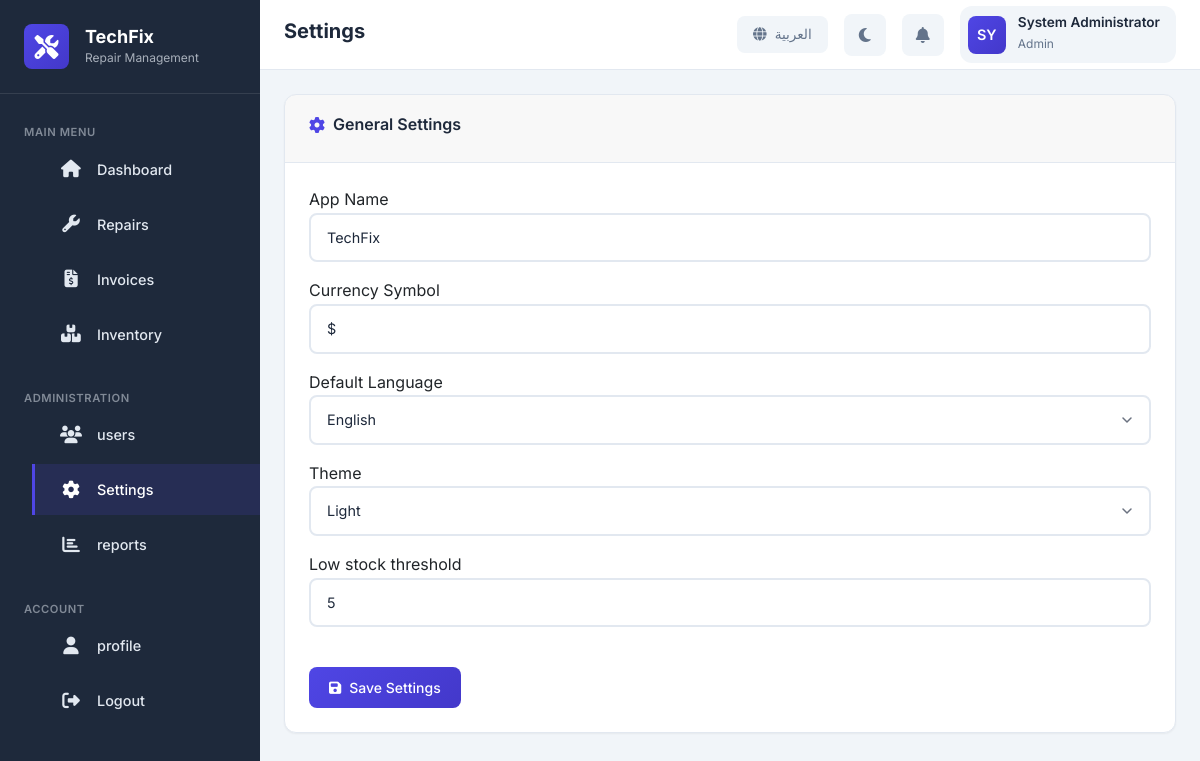
The page /settings.php (signed in) on the database its author committed.
### tables this page shows
CREATE TABLE IF NOT EXISTS users (
    id INT AUTO_INCREMENT PRIMARY KEY,
    username VARCHAR(50) NOT NULL UNIQUE,
    email VARCHAR(100) NOT NULL UNIQUE,
    password VARCHAR(255) NOT NULL,
    full_name VARCHAR(100) NOT NULL,
    role ENUM('admin', 'user') DEFAULT 'user',
    avatar VARCHAR(255) DEFAULT NULL,
    language VARCHAR(5) DEFAULT 'en',
    theme VARCHAR(10) DEFAULT 'light',
    is_active TINYINT(1) DEFAULT 1,
    last_login DATETIME DEFAULT NULL,
    created_at TIMESTAMP DEFAULT CURRENT_TIMESTAMP,
    updated_at TIMESTAMP DEFAULT CURRENT_TIMESTAMP ON UPDATE CURRENT_TIMESTAMP,
    INDEX idx_email (email),
    INDEX idx_username (username),
    INDEX idx_role (role)
);

CREATE TABLE IF NOT EXISTS settings (
    id INT AUTO_INCREMENT PRIMARY KEY,
    setting_key VARCHAR(100) NOT NULL UNIQUE,
    setting_value TEXT,
    setting_type VARCHAR(50) DEFAULT 'text',
    category VARCHAR(50) DEFAULT 'general',
    created_at TIMESTAMP DEFAULT CURRENT_TIMESTAMP,
    updated_at TIMESTAMP DEFAULT CURRENT_TIMESTAMP ON UPDATE CURRENT_TIMESTAMP,
    INDEX idx_setting_key (setting_key),
    INDEX idx_category (category)
);

### includes/functions.php (called while the page is built, shortened)
<?php
require_once __DIR__ . '/../config/database.php';
$__translations = [];
function loadTranslations($lang = 'en') {
    $langFile = __DIR__ . '/../languages/' . $lang . '.php';
    if (file_exists($langFile)) {
        $__translations = include $langFile;
    } else {
        $__translations = include __DIR__ . '/../languages/en.php';
    }
}
function t($key, $replacements = []) {
    global $__translations;
    $text = $__translations[$key] ?? $key;
    return $text;
}
function sanitize($input) {
    return htmlspecialchars(trim($input), ENT_QUOTES, 'UTF-8');
}
function isLoggedIn() {
    return isset($_SESSION['user_id']) && !empty($_SESSION['user_id']);
}
function isAdmin() {
    return isLoggedIn() && isset($_SESSION['role']) && $_SESSION['role'] === 'admin';
}
function getCurrentUser() {
    $userId = $_SESSION['user_id'];
    return db()->fetchOne("SELECT * FROM users WHERE id = ?", [$userId]);
}
function getSetting($key, $default = null) {
    $result = db()->fetchOne("SELECT setting_value FROM settings WHERE setting_key = ?", [$key]);
    return $result ? $result['setting_value'] : $default;
}

### config/database.php (called while the page is built, shortened)
<?php
class Database {
    private static $instance = null;
    private $connection;
    private function __construct() {
        try {
            $dsn = "mysql:host=" . DB_HOST . ";dbname=" . DB_NAME . ";charset=" . DB_CHARSET;
            $options = [
                PDO::ATTR_ERRMODE => PDO::ERRMODE_EXCEPTION,
                PDO::ATTR_DEFAULT_FETCH_MODE => PDO::FETCH_ASSOC,
                PDO::ATTR_EMULATE_PREPARES => false,
                PDO::MYSQL_ATTR_INIT_COMMAND => "SET NAMES " . DB_CHARSET
            ];
            $this->connection = new PDO($dsn, DB_USER, DB_PASS, $options);
        } catch (PDOException $e) {
            die("Database Connection Failed: " . $e->getMessage());
        }
    }
    public static function getInstance() {
        if (self::$instance === null) {
            self::$instance = new self();
        }
        return self::$instance;
    }
    public function query($sql, $params = []) {
        try {
            $stmt = $this->connection->prepare($sql);
            $stmt->execute($params);
            return $stmt;
        } catch (PDOException $e) {
            error_log("Query Error: " . $e->getMessage());
            throw $e;
        }
    }
    public function fetchOne($sql, $params = []) {
        $stmt = $this->query($sql, $params);
        return $stmt->fetch();
    }
}
function db() {
    return Database::getInstance();
}

### settings.php (the view, shortened to what this page needs)
<?php
require_once __DIR__ . '/includes/functions.php';
$settings = [
    'app_name' => getSetting('app_name', 'TechFix'),
    'currency_symbol' => getSetting('currency_symbol', '$'),
    'default_language' => getSetting('default_language', 'en'),
    'theme' => getSetting('theme', 'light'),
    'low_stock_threshold' => getSetting('low_stock_threshold', '5')
];
include 'includes/header.php';
?>
<div class="card fade-in">
    <div class="card-header">
        <h3 class="card-title"><i class="fas fa-cog"></i> <?php echo $lang === 'ar' ? 'الإعدادات العامة' : 'General Settings'; ?></h3>
    </div>
    <div class="card-body">
        <form method="post" action="settings.php">
            <div class="form-group mb-2">
                <label><?php echo $lang === 'ar' ? 'اسم التطبيق' : 'App Name'; ?></label>
                <input type="text" name="app_name" class="form-control" value="<?php echo sanitize($settings['app_name']); ?>" required>
            </div>
            <div class="form-group mb-2">
                <label><?php echo $lang === 'ar' ? 'رمز العملة' : 'Currency Symbol'; ?></label>
                <input type="text" name="currency_symbol" class="form-control" value="<?php echo sanitize($settings['currency_symbol']); ?>" required>
            </div>
            <div class="form-group mb-2">
                <label><?php echo $lang === 'ar' ? 'اللغة الافتراضية' : 'Default Language'; ?></label>
                <select name="default_language" class="form-control form-select">
                    <option value="en" <?php echo $settings['default_language'] === 'en' ? 'selected' : ''; ?>>English</option>
                </select>
            </div>
            <div class="form-group mb-2">
                <label><?php echo $lang === 'ar' ? 'الوضع' : 'Theme'; ?></label>
                <select name="theme" class="form-control form-select">
                    <option value="light" <?php echo $settings['theme'] === 'light' ? 'selected' : ''; ?>>Light</option>
                </select>
            </div>
            <div class="form-group mb-2">
                <label><?php echo $lang === 'ar' ? 'حد التنبيه للمخزون المنخفض' : 'Low stock threshold'; ?></label>
                <input type="number" name="low_stock_threshold" class="form-control" min="1" value="<?php echo intval($settings['low_stock_threshold']); ?>" required>
            </div>
            <button type="submit" class="btn btn-primary mt-3"><i class="fas fa-save"></i> <?php echo $lang === 'ar' ? 'حفظ الإعدادات' : 'Save Settings'; ?></button>
        </form>
    </div>
</div>
<?php include 'includes/footer.php';

### includes/header.php (shortened to what this page needs)
<?php
$currentUser = getCurrentUser();
$userInitials = strtoupper(substr($currentUser['full_name'], 0, 2));
$lang = $_SESSION['language'] ?? 'en';
$theme = $_SESSION['theme'] ?? 'light';
$isRTL = $lang === 'ar';
?>
<!DOCTYPE html>
<html lang="<?php echo $lang; ?>" dir="<?php echo $isRTL ? 'rtl' : 'ltr'; ?>" data-theme="<?php echo $theme; ?>">
<head>
    <link href="https://cdn.jsdelivr.net/npm/bootstrap@5.3.2/dist/css/bootstrap.min.css" rel="stylesheet">
    <link href="https://cdnjs.cloudflare.com/ajax/libs/font-awesome/6.4.2/css/all.min.css" rel="stylesheet">
    <link href="assets/css/style.css" rel="stylesheet">
</head>
<body>
    <div class="app-wrapper">
        <aside class="sidebar">
            <div class="sidebar-header">
                <div class="sidebar-logo">
                    <i class="fas fa-tools"></i>
                </div>
                <div class="sidebar-brand">
                    <h2>TechFix</h2>
                    <span>Repair Management</span>
                </div>
            </div>
            <nav class="sidebar-nav">
                <div class="nav-section">
                    <span class="nav-section-title"><?php echo t('main_menu'); ?></span>
                    <ul class="nav-menu">
                        <li>
                            <a href="dashboard.php" class="nav-link <?php echo basename($_SERVER['PHP_SELF']) === 'dashboard.php' ? 'active' : ''; ?>">
                                <i class="fas fa-home"></i>
                                <span><?php echo t('dashboard'); ?></span>
                            </a>
                        </li>
                        <li>
                            <a href="repairs.php" class="nav-link <?php echo basename($_SERVER['PHP_SELF']) === 'repairs.php' ? 'active' : ''; ?>">
                                <i class="fas fa-wrench"></i>
                                <span><?php echo t('repairs'); ?></span>
                            </a>
                        </li>
                        <li>
                            <a href="invoices.php" class="nav-link <?php echo basename($_SERVER['PHP_SELF']) === 'invoices.php' ? 'active' : ''; ?>">
                                <i class="fas fa-file-invoice-dollar"></i>
                                <span><?php echo t('invoices'); ?></span>
                            </a>
                        </li>
                        <li>
                            <a href="inventory.php" class="nav-link <?php echo basename($_SERVER['PHP_SELF']) === 'inventory.php' ? 'active' : ''; ?>">
                                <i class="fas fa-boxes-stacked"></i>
                                <span><?php echo t('inventory'); ?></span>
                            </a>
                        </li>
                    </ul>
                </div>
                <?php if (isAdmin()): ?>
                <div class="nav-section">
                    <span class="nav-section-title"><?php echo t('administration'); ?></span>
                    <ul class="nav-menu">
                        <li>
                            <a href="users.php" class="nav-link <?php echo basename($_SERVER['PHP_SELF']) === 'users.php' ? 'active' : ''; ?>">
                                <i class="fas fa-users"></i>
                                <span><?php echo t('users'); ?></span>
                            </a>
                        </li>
                        <li>
                            <a href="settings.php" class="nav-link <?php echo basename($_SERVER['PHP_SELF']) === 'settings.php' ? 'active' : ''; ?>">
                                <i class="fas fa-cog"></i>
                                <span><?php echo t('settings'); ?></span>
                            </a>
                        </li>
                        <li>
                            <a href="reports.php" class="nav-link <?php echo basename($_SERVER['PHP_SELF']) === 'reports.php' ? 'active' : ''; ?>">
                                <i class="fas fa-chart-bar"></i>
                                <span><?php echo t('reports'); ?></span>
                            </a>
                        </li>
                    </ul>
                </div>
                <?php endif; ?>
                <div class="nav-section">
                    <span class="nav-section-title"><?php echo $lang === 'ar' ? 'الحساب' : 'Account'; ?></span>
                    <ul class="nav-menu">
                        <li>
                            <a href="profile.php" class="nav-link <?php echo basename($_SERVER['PHP_SELF']) === 'profile.php' ? 'active' : ''; ?>">
                                <i class="fas fa-user"></i>
                                <span><?php echo t('profile'); ?></span>
                            </a>
                        </li>
                        <li>
                            <a href="logout.php" class="nav-link">
                                <i class="fas fa-sign-out-alt"></i>
                                <span><?php echo t('logout'); ?></span>
                            </a>
                        </li>
                    </ul>
                </div>
            </nav>
        </aside>
        <main class="main-content">
            <header class="header">
                <div class="header-left">
                    <h1 class="page-title"><?php echo PAGE_TITLE; ?></h1>
                </div>
                <div class="header-right">
                    <button class="toggle-btn" onclick="toggleLanguage()">
                        <i class="fas fa-globe"></i>
                        <span><?php echo $_SESSION['language'] === 'ar' ? 'English' : 'العربية'; ?></span>
                    </button>
                    <button class="header-action" onclick="toggleTheme()" title="Toggle Theme">
                        <i class="fas <?php echo $theme === 'dark' ? 'fa-sun' : 'fa-moon'; ?>" id="themeIcon"></i>
                    </button>
                    <button class="header-action" title="Notifications">
                        <i class="fas fa-bell"></i>
                    </button>
                    <div class="user-menu dropdown">
                        <div class="user-avatar"><?php echo $userInitials; ?></div>
                        <div class="user-info">
                            <h4><?php echo sanitize($currentUser['full_name']); ?></h4>
                            <span><?php echo ucfirst($currentUser['role']); ?></span>
                        </div>
                    </div>
                </div>
            </header>
            <div class="page-content">

### rows shown on the page
users: full_name "SY", full_name "System Administrator", role "Admin"
settings: currency_symbol "$", default_language "English", theme "Light"

### other values the page prints
t('main_menu') "MAIN MENU"
t('dashboard') "Dashboard"
t('repairs') "Repairs"
t('invoices') "Invoices"
t('inventory') "Inventory"
t('administration') "ADMINISTRATION"
t('users') "users"
t('settings') "Settings"
t('reports') "reports"
t('profile') "profile"
t('logout') "Logout"
PAGE_TITLE "Settings"
